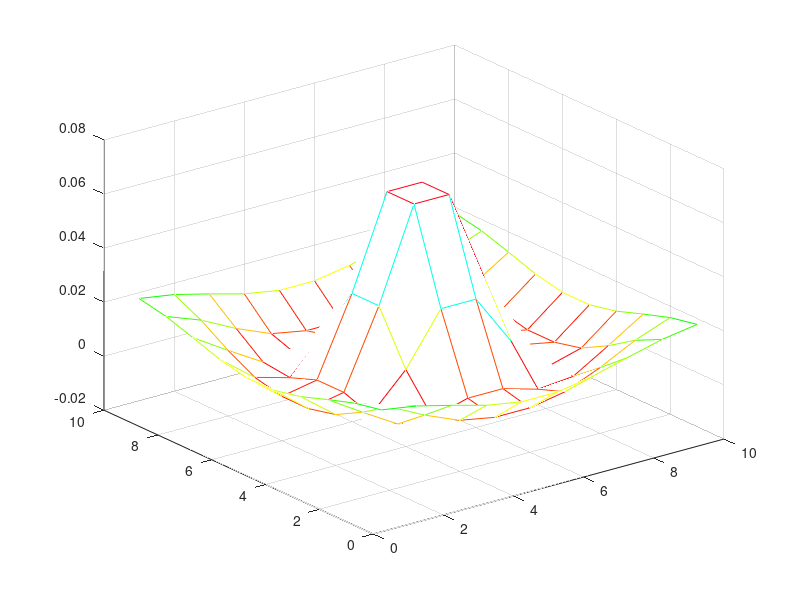

MATLAB code to generate this figure:
% Copyright (c) 2010-2013 Thomas Schaffter, Ricard Delgado-Gonzalo
%
% We release this software open source under a Creative Commons Attribution
% -NonCommercial 3.0 Unported License. Please cite the papers listed on 
% http://lis.epfl.ch/wingj when using WingJ in your publication.
%
% For commercial use, please contact Thomas Schaffter 
% (thomas.schaff...@gmail.com).
%
% A brief description of the license is available at 
% http://creativecommons.org/licenses/by-nc/3.0/ and the full license at 
% http://creativecommons.org/licenses/by-nc/3.0/legalcode.
%
% The above copyright notice and this permission notice shall be included 
% in all copies or substantial portions of the Software.
%
% THE SOFTWARE IS PROVIDED "AS IS", WITHOUT WARRANTY OF ANY KIND, EXPRESS 
% OR IMPLIED, INCLUDING BUT NOT LIMITED TO THE WARRANTIES OF 
% MERCHANTABILITY, FITNESS FOR A PARTICULAR PURPOSE AND NONINFRINGEMENT. 
% IN NO EVENT SHALL THE AUTHORS OR COPYRIGHT HOLDERS BE LIABLE FOR ANY 
% CLAIM, DAMAGES OR OTHER LIABILITY, WHETHER IN AN ACTION OF CONTRACT, TORT
% OR OTHERWISE, ARISING FROM, OUT OF OR IN CONNECTION WITH THE SOFTWARE OR 
% THE USE OR OTHER DEALINGS IN THE SOFTWARE.
%
%
% MEXICAN_HAT_FILTER Implements a Mexican Hat filter.
%
% Version: September 16, 2011
% Author: Aitana Neves
function h = mexican_hat_filter(siz,sig)

if nargin<1
   clear all; clc;
   siz = 10;
   sig = 2;
end

n1 = linspace(-siz/2,siz/2,siz);
n2 = n1;

sumh = 0;
for i=1:siz
    for j=1:siz
        
            %- Gaussian filter : H = fspecial('gaussian',[siz siz],sig);
            %- h(i,j) = exp( -(n1(i)^2+n2(j)^2)/(2*sig^2) );
            
            %- Mexihat filter
            h(i,j) = (2*pi^(-0.25)/sqrt(3))*(1-(n1(i)^2+n2(j)^2)/(sig^2))*exp(-(n1(i)^2+n2(j)^2)/(2*sig^2));
            %h(i,j) = (2*pi^(-0.25)/sqrt(3))*(1-(n1(i)^2+n2(j)^2))*exp(-(n1(i)^2+n2(j)^2)/(2*sig^2));
            sumh = sumh + h(i,j);
        
    end
end
h = h/abs(sumh);
hmin = min(min(h));
h = h - hmin*0.8;

if nargin<1
    figure; 
    mesh(h);
    colormap(hsv);
end
